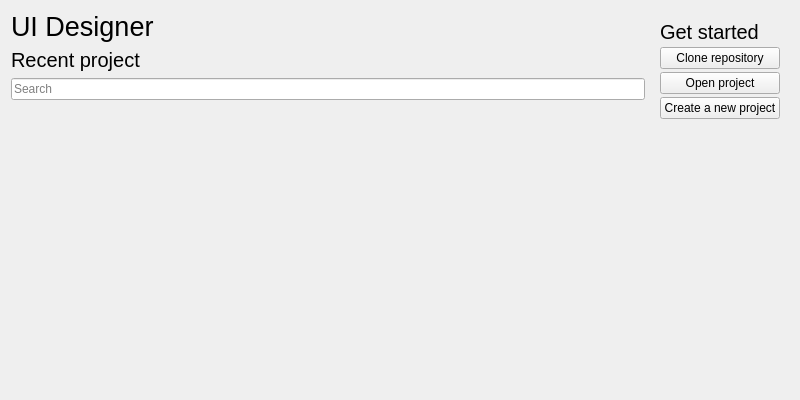
<?xml version="1.0" encoding="UTF-8"?>
<ui version="4.0">
 <class>ProjectSelector</class>
 <widget class="QWidget" name="ProjectSelector">
  <property name="geometry">
   <rect>
    <x>0</x>
    <y>0</y>
    <width>800</width>
    <height>400</height>
   </rect>
  </property>
  <property name="sizePolicy">
   <sizepolicy hsizetype="Fixed" vsizetype="Fixed">
    <horstretch>0</horstretch>
    <verstretch>0</verstretch>
   </sizepolicy>
  </property>
  <property name="minimumSize">
   <size>
    <width>800</width>
    <height>400</height>
   </size>
  </property>
  <property name="maximumSize">
   <size>
    <width>800</width>
    <height>400</height>
   </size>
  </property>
  <property name="windowTitle">
   <string>ProjectSelector</string>
  </property>
  <property name="styleSheet">
   <string notr="true"/>
  </property>
  <layout class="QHBoxLayout" name="horizontalLayout">
   <item>
    <layout class="QVBoxLayout" name="verticalLayout_2">
     <item>
      <widget class="QLabel" name="label">
       <property name="font">
        <font>
         <pointsize>20</pointsize>
        </font>
       </property>
       <property name="text">
        <string>UI Designer</string>
       </property>
      </widget>
     </item>
     <item>
      <widget class="QLabel" name="label_3">
       <property name="font">
        <font>
         <pointsize>15</pointsize>
        </font>
       </property>
       <property name="text">
        <string>Recent project</string>
       </property>
      </widget>
     </item>
     <item>
      <widget class="QLineEdit" name="searchBar">
       <property name="placeholderText">
        <string>Search</string>
       </property>
      </widget>
     </item>
     <item>
      <widget class="QFrame" name="projectsList">
       <property name="sizePolicy">
        <sizepolicy hsizetype="Preferred" vsizetype="Expanding">
         <horstretch>0</horstretch>
         <verstretch>0</verstretch>
        </sizepolicy>
       </property>
       <layout class="QVBoxLayout" name="verticalLayout_3"/>
      </widget>
     </item>
    </layout>
   </item>
   <item>
    <widget class="QFrame" name="frame">
     <layout class="QVBoxLayout" name="verticalLayout">
      <property name="spacing">
       <number>3</number>
      </property>
      <item>
       <widget class="QLabel" name="label_2">
        <property name="font">
         <font>
          <pointsize>15</pointsize>
         </font>
        </property>
        <property name="text">
         <string>Get started</string>
        </property>
       </widget>
      </item>
      <item>
       <widget class="QPushButton" name="cloneBtn">
        <property name="styleSheet">
         <string notr="true"/>
        </property>
        <property name="text">
         <string>Clone repository</string>
        </property>
       </widget>
      </item>
      <item>
       <widget class="QPushButton" name="openBtn">
        <property name="styleSheet">
         <string notr="true"/>
        </property>
        <property name="text">
         <string>Open project</string>
        </property>
       </widget>
      </item>
      <item>
       <widget class="QPushButton" name="createBtn">
        <property name="styleSheet">
         <string notr="true"/>
        </property>
        <property name="text">
         <string>Create a new project</string>
        </property>
       </widget>
      </item>
      <item>
       <spacer name="verticalSpacer">
        <property name="orientation">
         <enum>Qt::Vertical</enum>
        </property>
        <property name="sizeHint" stdset="0">
         <size>
          <width>20</width>
          <height>40</height>
         </size>
        </property>
       </spacer>
      </item>
     </layout>
    </widget>
   </item>
  </layout>
 </widget>
 <resources/>
 <connections/>
</ui>
